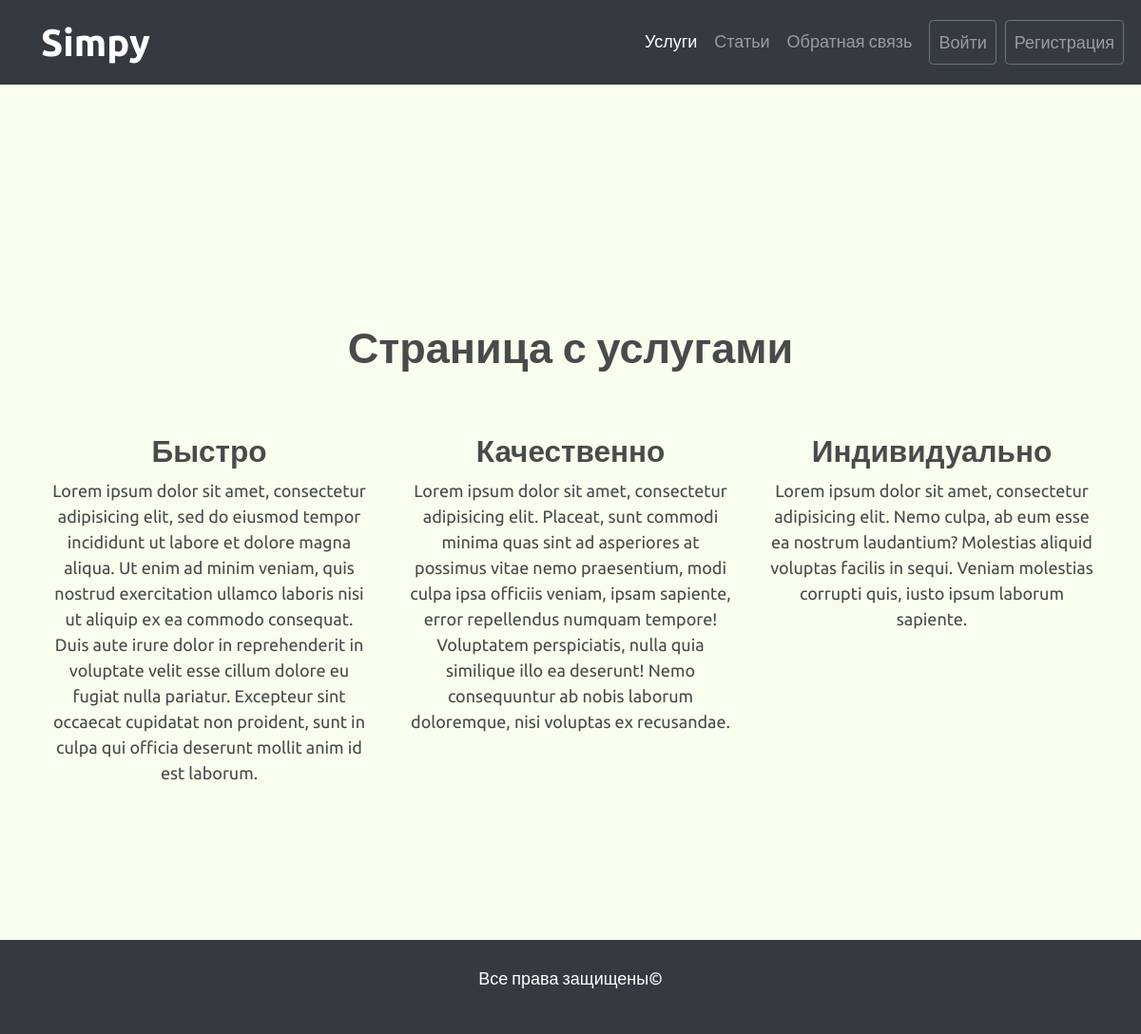
/uslugi/, run on the app's committed database.
### services/models.py (models this page shows)
class Service(models.Model):
    head = models.CharField(max_length=50)
    text = models.TextField()

### services/views.py (the view)
# urls.py: path('', include("services.urls")),
def services(request):
    data = {
        'title': 'Услуги',
        'items': Service.objects.all(),
    }
    return render(request, "services/services.html", data)

### services/templates/services/services.html (shortened to what this page needs)
{% extends 'services/index.html' %}
{% block center %}
<div class="main_section services container ">
    <div class="row justify-content-center">
        <h1 class="text-center">Страница с услугами</h1>
    </div>
    <div class="row justify-content-around mt-5 ">
    {% if items|length %}
        {% for item in items %}
            <div class="services_block text-center mb-5">
                <h3>{{ item.head }}</h3>
                <p>{{ item.text }}</p>
            </div>
        {% endfor %}
    {% else %}
            <div class="services_block text-center mb-5">
                <h3>Ничего не обещяем</h3>
            </div>
    {% endif %}
    </div>
</div>
{% endblock center %}

### services/static/services/css/main.css (style rules this page uses)
* { font-family: 'Ubuntu', sans-serif; font-size: 18px; font-weight: 400; color: #4a4a4a; }
body { background-color: #f8fdee; }
h1, h2, h3, h4, h5, h6 { font-weight: 700; }
.main_section { min-height: 900px; }
.services { padding-top: 250px; }
@media (min-width: 1024px) { .services_block { width: 30%; } }

### data on the page
Service: head "Быстро", text "Lorem ipsum dolor sit amet, consectetur adipisicing elit, sed do eiusmod tempor incididunt ut labore et dolore magna aliqua. Ut enim ad minim veniam, quis nostrud exercitation ullamco laboris nisi ut aliquip ex ea commodo consequat. Duis aute irure dolor in reprehenderit in voluptate velit esse cillum dolore eu fugiat nulla pariatur. Excepteur sint occaecat cupidatat non proident, sunt in culpa qui officia deserunt mollit anim id est laborum."
Service: head "Качественно", text "Lorem ipsum dolor sit amet, consectetur adipisicing elit. Placeat, sunt commodi minima quas sint ad asperiores at possimus vitae nemo praesentium, modi culpa ipsa officiis veniam, ipsam sapiente, error repellendus numquam tempore! Voluptatem perspiciatis, nulla quia similique illo ea deserunt! Nemo consequuntur ab nobis laborum doloremque, nisi voluptas ex recusandae."
Service: head "Индивидуально", text "Lorem ipsum dolor sit amet, consectetur adipisicing elit. Nemo culpa, ab eum esse ea nostrum laudantium? Molestias aliquid voluptas facilis in sequi. Veniam molestias corrupti quis, iusto ipsum laborum sapiente."
